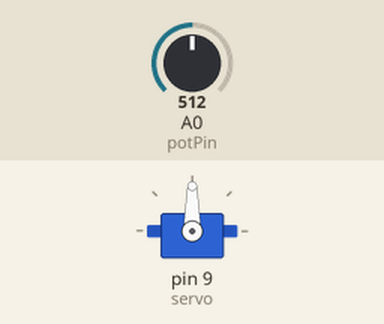
Simulated run of this sketch. Board: Arduino Uno, built with avr-gcc and run on an emulated ATmega328P. Parts: servo. The test bench sets the inputs (shaded band); at power-on: A0 (potPin) = 512.

Above: at 1.2 s.
1.3 s: A0 (potPin) set to 716
At 2.3 s:
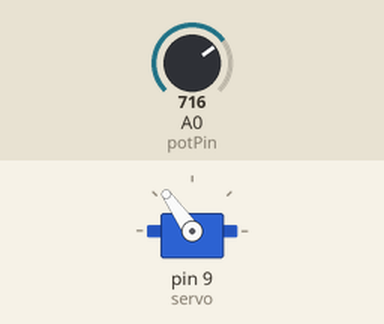
2.8 s: A0 (potPin) set to 900
At 3.1 s:
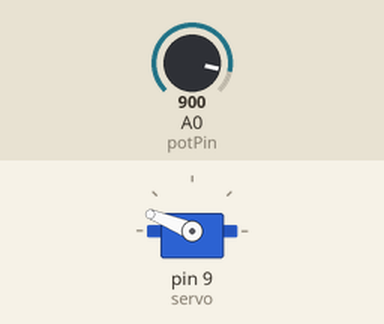
4.3 s: A0 (potPin) set to 1023
At 5.5 s:
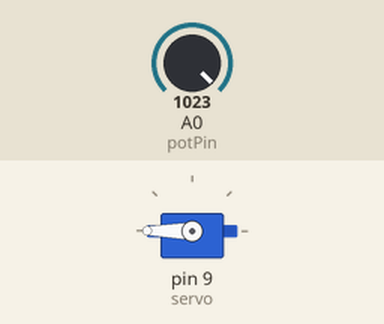
5.8 s: A0 (potPin) set to 306
At 6.6 s:
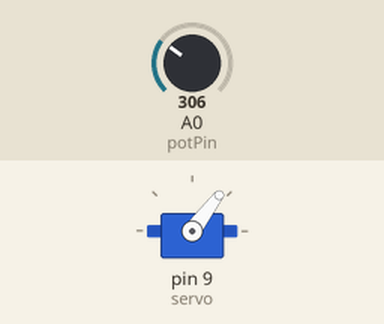
7.3 s: A0 (potPin) set to 122
At 8.0 s:
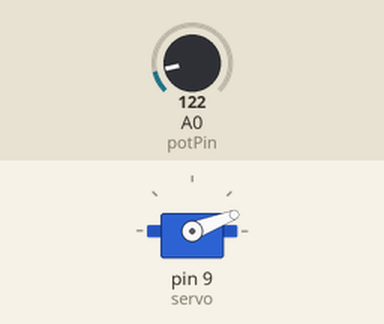
Timing chart, 0 to 9.8 s (numbered marks = the images above; inputs shaded):
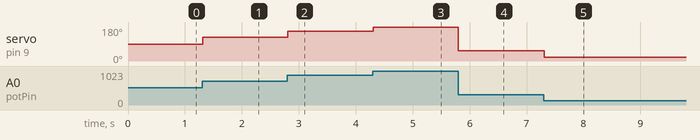

The sketch:

servo.ino
```cpp
#include <Servo.h>

Servo servo;
#define potPin A0 // Pino do potenciômetro
int valor;

void setup() {
  servo.attach(9); // Configura o pino D9 - pino de controle do servo
}

void loop() {
  valor = analogRead(potPin); // Leitura da tensão do pino A0
  valor = map(valor, 0, 1023, 0, 180); // Converte a leitura em número (0-180)
  servo.write(valor); // Controle PWM do servo
  delay(15); // Atraso de 15 milissegundos
}
```

Measured:
- after the input at 1.3 s, servo on pin 9 (servo): 90° → 125° at once
- after the input at 2.8 s, servo on pin 9 (servo): 125° → 158° at once
- after the input at 4.3 s, servo on pin 9 (servo): 158° → 180° at once
- after the input at 5.8 s, servo on pin 9 (servo): 180° → 53° at once
- after the input at 7.3 s, servo on pin 9 (servo): 53° → 21° at once
